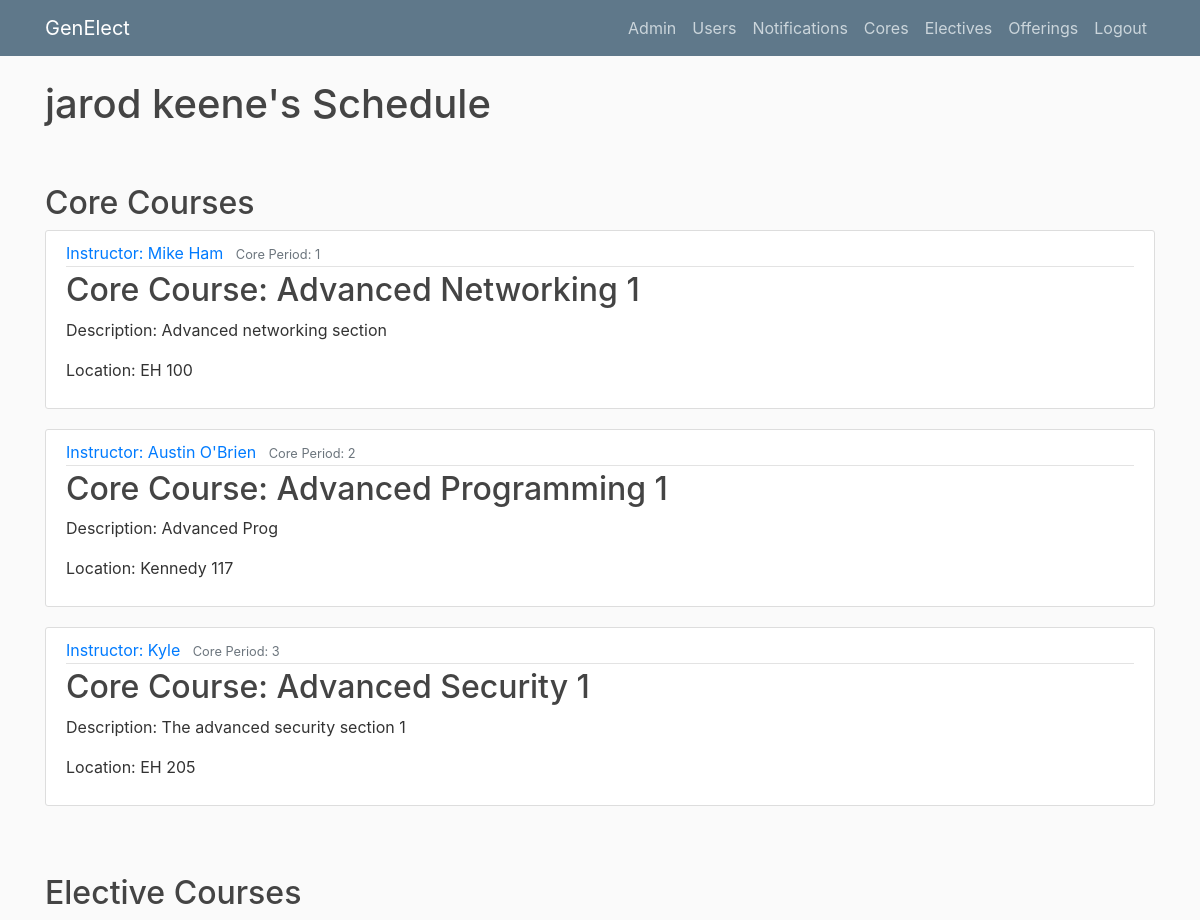
/schedule?user_id=2 (signed in), run on an earlier commit of the app's database.
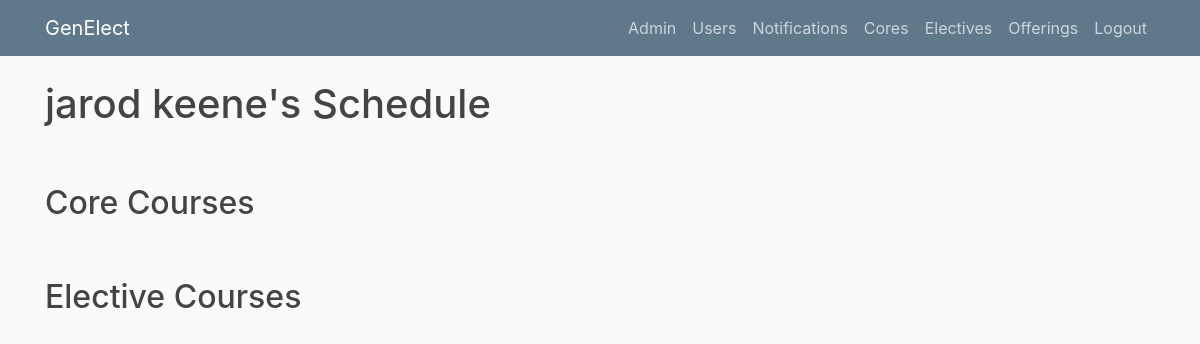
And on a later commit of the database.
### genElect/models.py (models this page shows)
class Base(db.Model):
    __abstract__ = True
    id = db.Column(db.Integer, primary_key=True, autoincrement=True)
    date_created = db.Column(db.DateTime, default=db.func.current_timestamp())
    date_modified = db.Column(db.DateTime, default=db.func.current_timestamp(),
            onupdate=db.func.current_timestamp())

class Users(Base, UserMixin):
    __tablename__ = 'users'
    username = db.Column(db.String(100), unique=True)
    full_name = db.Column(db.String(100))
    email = db.Column(db.String(100))
    role = db.Column(db.String(32), nullable=False)
    password = db.Column(db.String(128))
    registrations = db.relationship('Registrations', backref='user', lazy=True)
    core_registrations = db.relationship('CoreRegistrations', backref='user', lazy=True)
    completed_electives = db.relationship('Completions', backref='user', lazy=True)

class CoreRegistrations(Base):
    __tablesname__ = 'registrations'
    user_id = db.Column(db.Integer, db.ForeignKey('users.id'), nullable=False)
    core_id = db.Column(db.Integer, db.ForeignKey('cores.id'), nullable=False)

class Cores(Base):
    __tablename__ = 'cores'
    name = db.Column(db.String(100))
    description = db.Column(db.String(500))
    building = db.Column(db.String(100))
    room = db.Column(db.String(100))
    core_period = db.Column(db.Integer)
    instructor = db.Column(db.String(100))
    registrations = db.relationship('CoreRegistrations', backref='core', lazy=True)

### genElect/__init__.py (the view)
@app.route("/schedule") #FOR STUDENT OR ADMIN USE
def schedule():
    if current_user.is_authenticated:
        if current_user.role == 'admin' or current_user.role == 'instructor':
            user_id = request.args.get('user_id')
            user = Users.query.filter_by(id=user_id).first()
            if not user:
                flash("User schedule not found", 'danger')
                return redirect(url_for('allusers'))
        else:
            user = current_user
            user_id = user.id
        registrations = user.registrations #grab all user registrations
        registered = [] #to build out registered offerings
        for registration in registrations:
            if registration.offering.period_start == 1:
                registered.append(registration.offering)
        for registration in registrations:
            if registration.offering.period_start == 2:
                registered.append(registration.offering)
        for registration in registrations:
            if registration.offering.period_start == 3:
                registered.append(registration.offering)
        core_registrations = []
        for core_reg in user.core_registrations:
            if core_reg.core.core_period == 1:
                core_registrations.append(core_reg)
        for core_reg in user.core_registrations:
            if core_reg.core.core_period == 2:
                core_registrations.append(core_reg)
        for core_reg in user.core_registrations:
            if core_reg.core.core_period == 3:
                core_registrations.append(core_reg)
        return render_template('schedule.html', registered=registered, core_registrations=core_registrations, user=user)
    else:
        flash("Please login first", 'info')
        return redirect(url_for('login'))

### genElect/__init__.py (called while the page is built)
@login_manager.user_loader
def load_user(user_id):
    return Users.query.get(int(user_id))

### genElect/templates/schedule.html (shortened to what this page needs)
{% extends "layout.html" %}
{% block content %}
{% if user == current_user %}
<h1>My Schedule</h1>
{% else %}
<h1>{{user.full_name}}'s Schedule</h1>
{% endif %}
    <br><br>
    <h2>Core Courses</h2>
    {% for core_registration in core_registrations %}
        <article class="media content-section">
          <div class="media-body">
            <div class="article-metadata">
              <a class="mr-2" href="#">Instructor: {{core_registration.core.instructor}}</a>
              <small class="text-muted">Core Period: {{ core_registration.core.core_period }}</small>
            </div>
            <h2><a class="article-title" href="#">Core Course: {{ core_registration.core.name }}</a></h2>
            <p class="article-content">Description: {{ core_registration.core.description }}</p>
            <p class="article-content">Location: {{ core_registration.core.building }} {{ core_registration.core.room }}</p>
          </div>
        </article>
    {% endfor %}
    <br><br>
    <h2>Elective Courses</h2>
{% endblock content %}

### genElect/templates/layout.html (shortened to what this page needs)
<!DOCTYPE html>
<html>
<head>
    <link rel="stylesheet" href="https://maxcdn.bootstrapcdn.com/bootstrap/4.0.0/css/bootstrap.min.css">
    <link rel="stylesheet" type="text/css" href="{{ url_for('static', filename='main.css') }}">
</head>
<body>
    <header class="site-header">
      <nav class="navbar navbar-expand-md navbar-dark bg-steel fixed-top">
        <div class="container">
          <a class="navbar-brand mr-4" href="/">GenElect</a>
          <div class="collapse navbar-collapse" id="navbarToggle">
            <div class="navbar-nav">
              {% if current_user.is_authenticated %}
                {% if current_user.role == "admin" %}
                  <a class="nav-item nav-link" href="{{ url_for('admin') }}">Admin</a>
                  <a class="nav-item nav-link" href="{{ url_for('allusers') }}">Users</a>
                  <a class="nav-item nav-link" href="{{ url_for('allnotifications') }}">Notifications</a>
                  <a class="nav-item nav-link" href="{{ url_for('allcores') }}">Cores</a>
                  <a class="nav-item nav-link" href="{{ url_for('allelectives') }}">Electives</a>
                  <a class="nav-item nav-link" href="{{ url_for('allofferings') }}">Offerings</a>
                {% endif %}
                <a class="nav-item nav-link" href="{{ url_for('logout') }}">Logout</a>
              {% else %}
                <a class="nav-item nav-link" href="/campschedule">Camp Schedule</a>
                <a class="nav-item nav-link" href="/electives">Electives</a>
                <a class="nav-item nav-link" href="{{ url_for('login') }}">Login</a>
              {% endif %}
            </div>
          </div>
        </div>
      </nav>
    </header>
    <main role="main" class="container">
      <div class="row">
        <div class="col-md-12">
          {% block content %}{% endblock %}
        </div>
      </div>
    </main>
</body>
</html>

### genElect/static/main.css (style rules this page uses)
body { background: #fafafa; color: #333333; margin-top: 5rem; }
h1, h2, h3, h4, h5, h6 { color: #444444; }
.bg-steel { background-color: #5f788a; }
.site-header .navbar-nav .nav-link { color: #cbd5db; }

What changed in the data, as far as the page shows it:
no longer on this page (row edited): CoreRegistrations: core.instructor "Mike Ham", core.core_period "1", core.name "Advanced Networking 1", core.description "Advanced networking section", core.building "EH", core.room "100"
no longer on this page (row edited): CoreRegistrations: core.instructor "Austin O'Brien", core.core_period "2", core.name "Advanced Programming 1", core.description "Advanced Prog", core.building "Kennedy", core.room "117"
removed CoreRegistrations: core.instructor "Kyle", core.core_period "3", core.name "Advanced Security 1", core.description "The advanced security section 1", core.building "EH", core.room "205"
